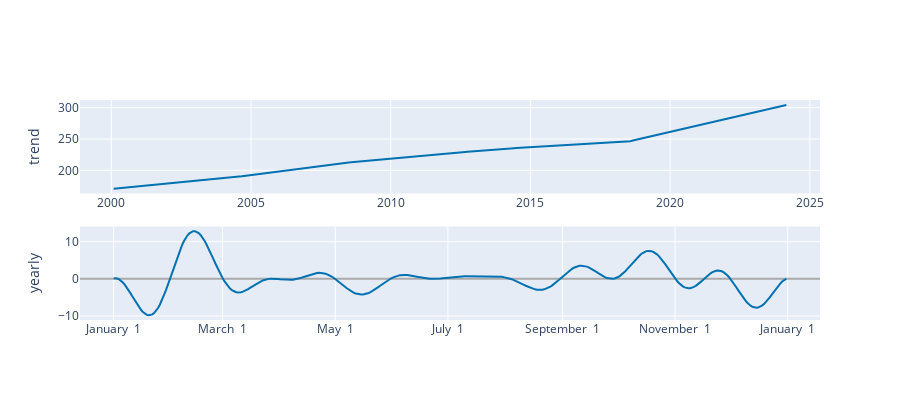

Notebook cell for this chart:
### Code cell
plot_components_plotly(m, forecast)
plot_

### Figure 1 — Plotly figure (JSON) as saved in the notebook; plotly's stock layout.template omitted (floating-point values rounded to 4 significant figures; data arrays with more than 128 entries replaced by an {"elided": "..."} marker saying what was removed)
{"data": [{"line": {"color": "#0072B2", "width": 2}, "mode": "lines", "name": "trend", "type": "scatter", "x": {"elided": "643 str values"}, "xaxis": "x", "y": {"elided": "643 float values"}, "yaxis": "y"}, {"line": {"color": "rgba(0, 114, 178, 0.2)", "width": 0}, "mode": "lines", "name": "trend_upper", "type": "scatter", "x": {"elided": "643 str values"}, "xaxis": "x", "y": {"elided": "643 float values"}, "yaxis": "y"}, {"fill": "tonexty", "fillcolor": "rgba(0, 114, 178, 0.2)", "line": {"color": "rgba(0, 114, 178, 0.2)", "width": 0}, "mode": "lines", "name": "trend_lower", "type": "scatter", "x": {"elided": "643 str values"}, "xaxis": "x", "y": {"elided": "643 float values"}, "yaxis": "y"}, {"line": {"color": "#0072B2", "width": 2}, "mode": "lines", "name": "yearly", "type": "scatter", "x": {"elided": "365 str values"}, "xaxis": "x2", "y": {"elided": "365 float values"}, "yaxis": "y2"}], "layout": {"height": 400, "showlegend": false, "width": 900, "xaxis": {"anchor": "y", "domain": [0, 1], "range": ["1998-11-18T07:12:00", "2025-05-13T16:48:00"], "type": "date"}, "xaxis2": {"anchor": "y2", "domain": [0, 1], "range": ["2016-12-13T18:54:02.958904115", "2018-01-18T11:04:57.863013581"], "tickformat": "%B %e", "type": "date"}, "yaxis": {"anchor": "x", "domain": [0.575, 1], "rangemode": "normal", "title": {"text": "trend"}, "zerolinecolor": "#AAA"}, "yaxis2": {"anchor": "x2", "domain": [0, 0.425], "title": {"text": "yearly"}, "zerolinecolor": "#AAA"}}}
